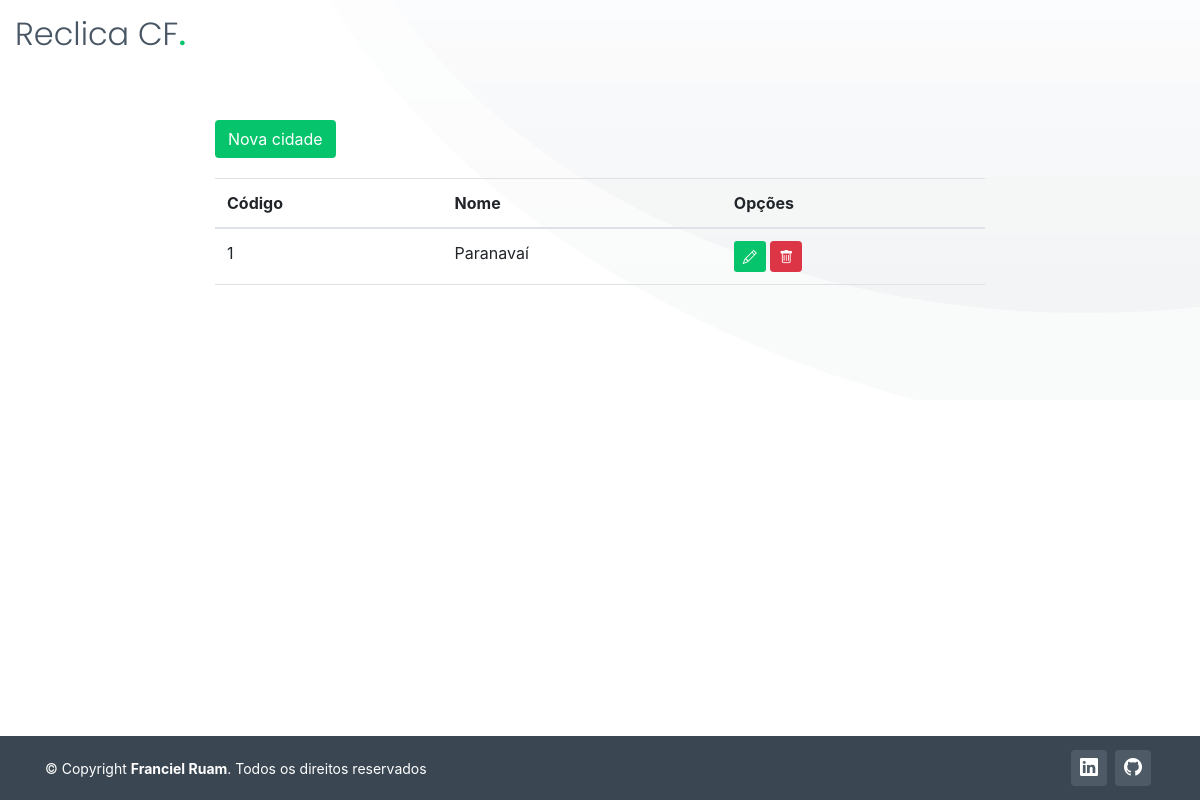
The app's page /listar/cidades/ (signed in), older data.
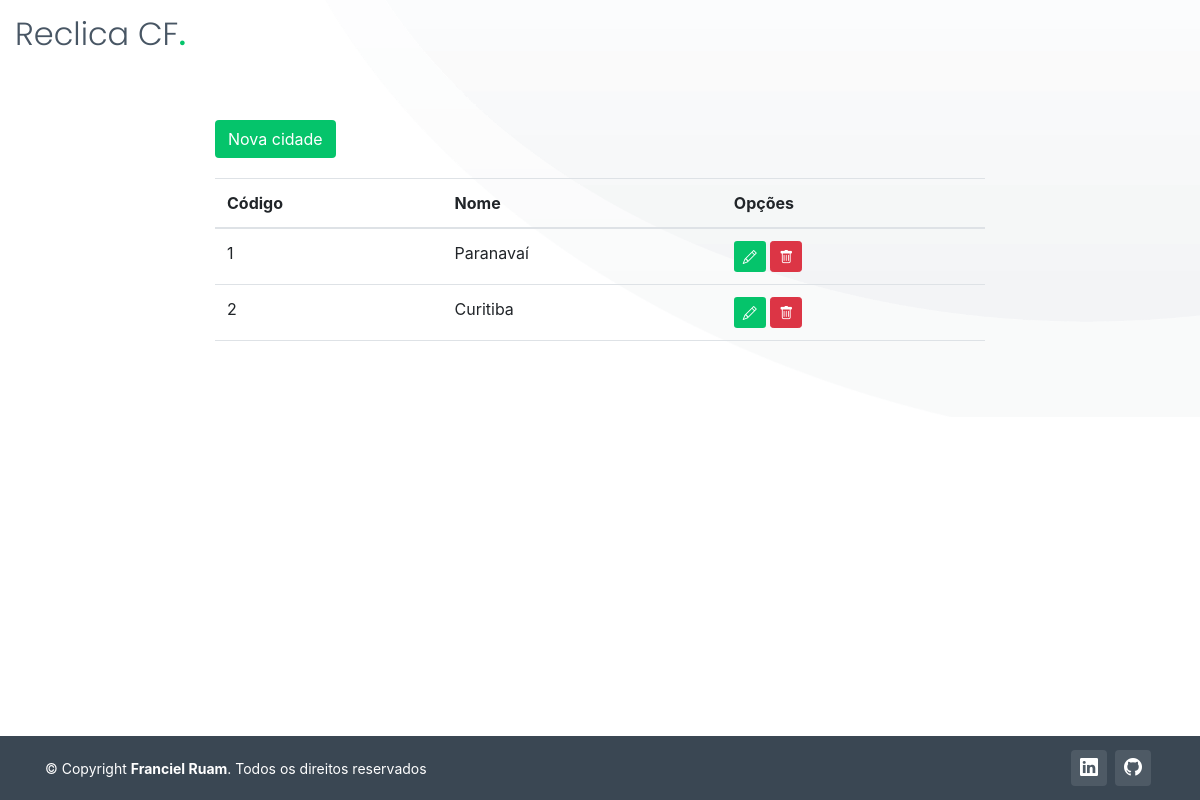
The same page, newer data.
### cadastro/models.py (models this page shows, shortened)
class Cidade(models.Model):
    nome = models.CharField(max_length=150, verbose_name="Cidade")
    estado = models.ForeignKey(Estado, on_delete=models.PROTECT)

### cadastro/views.py (the view)
# urls.py: path('listar/cidades/', CidadeList.as_view(), name='listar-cidade'),
class CidadeList(GroupRequiredMixin, LoginRequiredMixin, ListView):
    model = Cidade
    group_required = u"Administrador"
    template_name = "cadastro/listas/cidades.html"

### cadastro/templates/cadastro/listas/cidades.html (shortened to what this page needs)
{% extends 'paginas/modelo.html' %}
{% load static %}
{% block conteudo2 %}
<div id="hero-animated" class="hero-animated">
    <div class="container col-lg-8"">
        <a href="{% url 'cadastrar-cidade' %}" class="btn btn-success float-left"
            style="margin-bottom: 20px; background-color: #05c46b; border-color: transparent;">
            Nova cidade
        </a>
        <div class="table-responsive">
            <table class="table">
                <thead>
                    <tr>
                        <th>Código</th>
                        <th>Nome</th>
                        <th>Opções</th>
                    </tr>
                </thead>
                <tbody>
                    {% for obj in object_list %}
                    <tr>
                        <td>{{ obj.pk }}</td>
                        <td>{{ obj.nome }}</td>
                        <td>
                            <a href="{% url 'editar-cidade' obj.pk %}" class="btn btn-success btn-sm" title="Editar"
                                style="background-color: #05c46b; border-color: transparent;">
                                <i class="bi bi-pencil" aria-hidden="true"></i>
                            </a>
                            <a href="{% url 'excluir-cidade' obj.pk %}" class="btn btn-danger btn-sm" title="Excluir">
                                <i class="bi bi-trash" aria-hidden="true"></i>
                            </a>
                        </td>
                    </tr>
                    {% empty %}
                    <tr>
                        <td colspan="100%">Nenhum registro encontrado.</td>
                    </tr>
                    {% endfor %}
                </tbody>
            </table>
        </div>
    </div>
</div>
{% endblock %}

Row changes from the older to the newer data that the page shows:
added Cidade: pk "2", nome "Curitiba"
